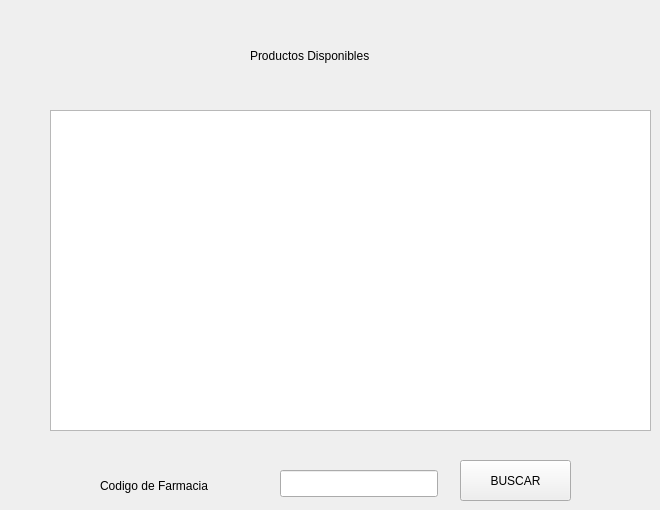
       <widget class="QWidget" name="tab_9">
        <attribute name="title">
         <string>Almacen de Farmacia</string>
        </attribute>
        <widget class="QLabel" name="label_46">
         <property name="geometry">
          <rect>
           <x>250</x>
           <y>40</y>
           <width>241</width>
           <height>31</height>
          </rect>
         </property>
         <property name="styleSheet">
          <string notr="true">font: italic 20pt &quot;URW Palladio L&quot;;</string>
         </property>
         <property name="text">
          <string>Productos Disponibles</string>
         </property>
        </widget>
        <widget class="QTableView" name="tableView_2">
         <property name="geometry">
          <rect>
           <x>50</x>
           <y>110</y>
           <width>601</width>
           <height>321</height>
          </rect>
         </property>
        </widget>
        <widget class="QLineEdit" name="tf_Farmacia_CodFarmaciaAlmacenBuscar_2">
         <property name="geometry">
          <rect>
           <x>280</x>
           <y>470</y>
           <width>158</width>
           <height>27</height>
          </rect>
         </property>
        </widget>
        <widget class="QLabel" name="label_47">
         <property name="geometry">
          <rect>
           <x>100</x>
           <y>470</y>
           <width>158</width>
           <height>31</height>
          </rect>
         </property>
         <property name="layoutDirection">
          <enum>Qt::RightToLeft</enum>
         </property>
         <property name="text">
          <string>Codigo de Farmacia</string>
         </property>
         <property name="indent">
          <number>0</number>
         </property>
        </widget>
        <widget class="QPushButton" name="bt_Farmacia_BuscarProductos_2">
         <property name="geometry">
          <rect>
           <x>460</x>
           <y>460</y>
           <width>111</width>
           <height>41</height>
          </rect>
         </property>
         <property name="text">
          <string>BUSCAR</string>
         </property>
        </widget>
       </widget>
